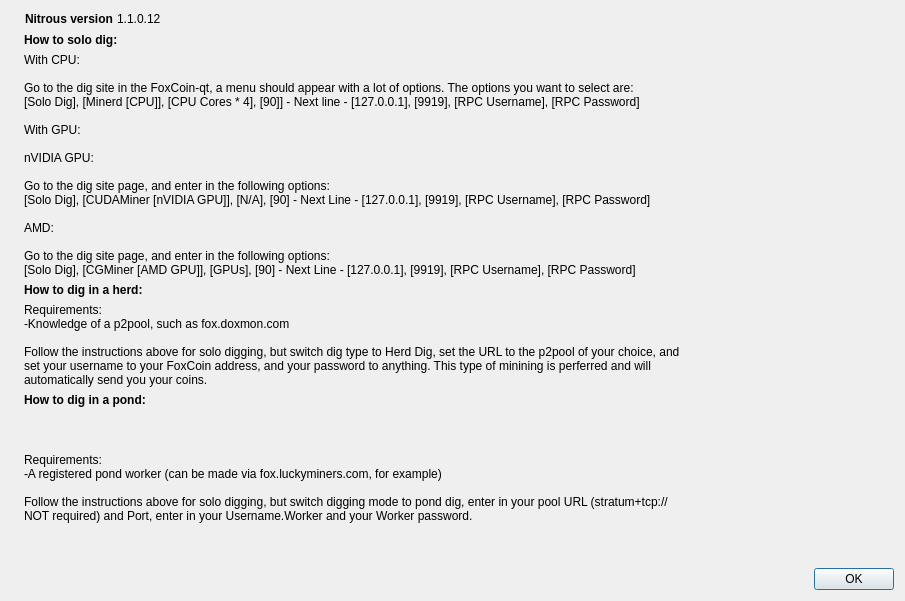
<?xml version="1.0" encoding="UTF-8"?>
<ui version="4.0">
 <class>tutoWriteDialog</class>
 <widget class="QDialog" name="tutoWriteDialog">
  <property name="geometry">
   <rect>
    <x>0</x>
    <y>0</y>
    <width>905</width>
    <height>601</height>
   </rect>
  </property>
  <property name="windowTitle">
   <string>How to mine FoxCoin</string>
  </property>
  <layout class="QHBoxLayout" name="horizontalLayout_2">
   <item>
    <widget class="QLabel" name="label_4">
     <property name="sizePolicy">
      <sizepolicy hsizetype="Preferred" vsizetype="Ignored">
       <horstretch>0</horstretch>
       <verstretch>0</verstretch>
      </sizepolicy>
     </property>
     <property name="pixmap">
      <pixmap resource="../bitcoin.qrc">:/images/about</pixmap>
     </property>
    </widget>
   </item>
   <item>
    <layout class="QVBoxLayout" name="verticalLayout_2">
     <item>
      <widget class="QFrame" name="frame">
       <property name="sizePolicy">
        <sizepolicy hsizetype="Fixed" vsizetype="Fixed">
         <horstretch>0</horstretch>
         <verstretch>0</verstretch>
        </sizepolicy>
       </property>
       <layout class="QHBoxLayout" name="horizontalLayout" stretch="0,0">
        <property name="spacing">
         <number>0</number>
        </property>
        <property name="sizeConstraint">
         <enum>QLayout::SetFixedSize</enum>
        </property>
        <property name="leftMargin">
         <number>1</number>
        </property>
        <property name="topMargin">
         <number>1</number>
        </property>
        <property name="rightMargin">
         <number>1</number>
        </property>
        <property name="bottomMargin">
         <number>1</number>
        </property>
        <item>
         <widget class="QLabel" name="label">
          <property name="sizePolicy">
           <sizepolicy hsizetype="Fixed" vsizetype="Fixed">
            <horstretch>0</horstretch>
            <verstretch>0</verstretch>
           </sizepolicy>
          </property>
          <property name="maximumSize">
           <size>
            <width>16777215</width>
            <height>267</height>
           </size>
          </property>
          <property name="cursor">
           <cursorShape>IBeamCursor</cursorShape>
          </property>
          <property name="text">
           <string>&lt;html&gt;&lt;head/&gt;&lt;body&gt;&lt;p&gt;&lt;span style=&quot; font-weight:600;&quot;&gt;Nitrous version &lt;/span&gt;&lt;/p&gt;&lt;/body&gt;&lt;/html&gt;</string>
          </property>
          <property name="textInteractionFlags">
           <set>Qt::LinksAccessibleByMouse|Qt::TextSelectableByKeyboard|Qt::TextSelectableByMouse</set>
          </property>
         </widget>
        </item>
        <item>
         <widget class="QLabel" name="versionLabel">
          <property name="sizePolicy">
           <sizepolicy hsizetype="Fixed" vsizetype="Fixed">
            <horstretch>0</horstretch>
            <verstretch>0</verstretch>
           </sizepolicy>
          </property>
          <property name="cursor">
           <cursorShape>IBeamCursor</cursorShape>
          </property>
          <property name="text">
           <string notr="true">1.1.0.12</string>
          </property>
          <property name="textFormat">
           <enum>Qt::RichText</enum>
          </property>
          <property name="textInteractionFlags">
           <set>Qt::LinksAccessibleByMouse|Qt::TextSelectableByKeyboard|Qt::TextSelectableByMouse</set>
          </property>
         </widget>
        </item>
       </layout>
      </widget>
     </item>
     <item>
      <widget class="QLabel" name="label_3">
       <property name="sizePolicy">
        <sizepolicy hsizetype="Minimum" vsizetype="Maximum">
         <horstretch>0</horstretch>
         <verstretch>0</verstretch>
        </sizepolicy>
       </property>
       <property name="text">
        <string>&lt;html&gt;&lt;head/&gt;&lt;body&gt;&lt;p&gt;&lt;span style=&quot; font-weight:600;&quot;&gt;How to solo dig:&lt;/span&gt;&lt;/p&gt;&lt;/body&gt;&lt;/html&gt;</string>
       </property>
      </widget>
     </item>
     <item>
      <widget class="QLabel" name="label_2">
       <property name="sizePolicy">
        <sizepolicy hsizetype="Minimum" vsizetype="Maximum">
         <horstretch>0</horstretch>
         <verstretch>0</verstretch>
        </sizepolicy>
       </property>
       <property name="text">
        <string>With CPU:

Go to the dig site in the FoxCoin-qt, a menu should appear with a lot of options. The options you want to select are:
[Solo Dig], [Minerd [CPU]], [CPU Cores * 4], [90]] - Next line - [127.0.0.1], [9919], [RPC Username], [RPC Password]

With GPU:

nVIDIA GPU:

Go to the dig site page, and enter in the following options:
[Solo Dig], [CUDAMiner [nVIDIA GPU]], [N/A], [90] - Next Line - [127.0.0.1], [9919], [RPC Username], [RPC Password] 

AMD:

Go to the dig site page, and enter in the following options:
[Solo Dig], [CGMiner [AMD GPU]], [GPUs], [90] - Next Line - [127.0.0.1], [9919], [RPC Username], [RPC Password]</string>
       </property>
       <property name="textInteractionFlags">
        <set>Qt::LinksAccessibleByMouse|Qt::TextSelectableByMouse</set>
       </property>
      </widget>
     </item>
     <item>
      <widget class="QLabel" name="label_7">
       <property name="sizePolicy">
        <sizepolicy hsizetype="Preferred" vsizetype="Maximum">
         <horstretch>0</horstretch>
         <verstretch>0</verstretch>
        </sizepolicy>
       </property>
       <property name="text">
        <string>&lt;html&gt;&lt;head/&gt;&lt;body&gt;&lt;p&gt;&lt;span style=&quot; font-weight:600;&quot;&gt;How to dig in a herd:&lt;/span&gt;&lt;/p&gt;&lt;/body&gt;&lt;/html&gt;</string>
       </property>
      </widget>
     </item>
     <item>
      <widget class="QLabel" name="label_8">
       <property name="sizePolicy">
        <sizepolicy hsizetype="Preferred" vsizetype="Maximum">
         <horstretch>0</horstretch>
         <verstretch>0</verstretch>
        </sizepolicy>
       </property>
       <property name="text">
        <string>Requirements:
-Knowledge of a p2pool, such as fox.doxmon.com

Follow the instructions above for solo digging, but switch dig type to Herd Dig, set the URL to the p2pool of your choice, and
set your username to your FoxCoin address, and your password to anything. This type of minining is perferred and will
automatically send you your coins.</string>
       </property>
      </widget>
     </item>
     <item>
      <widget class="QLabel" name="label_5">
       <property name="sizePolicy">
        <sizepolicy hsizetype="Preferred" vsizetype="Maximum">
         <horstretch>0</horstretch>
         <verstretch>0</verstretch>
        </sizepolicy>
       </property>
       <property name="text">
        <string>&lt;html&gt;&lt;head/&gt;&lt;body&gt;&lt;p&gt;&lt;span style=&quot; font-weight:600;&quot;&gt;How to dig in a pond:&lt;/span&gt;&lt;/p&gt;&lt;/body&gt;&lt;/html&gt;</string>
       </property>
      </widget>
     </item>
     <item>
      <widget class="QLabel" name="label_6">
       <property name="text">
        <string>Requirements:
-A registered pond worker (can be made via fox.luckyminers.com, for example)

Follow the instructions above for solo digging, but switch digging mode to pond dig, enter in your pool URL (stratum+tcp:// 
NOT required) and Port, enter in your Username.Worker and your Worker password.</string>
       </property>
      </widget>
     </item>
     <item>
      <widget class="QDialogButtonBox" name="buttonBox">
       <property name="orientation">
        <enum>Qt::Horizontal</enum>
       </property>
       <property name="standardButtons">
        <set>QDialogButtonBox::Ok</set>
       </property>
      </widget>
     </item>
    </layout>
   </item>
  </layout>
 </widget>
 <resources>
  <include location="../bitcoin.qrc"/>
 </resources>
 <connections>
  <connection>
   <sender>buttonBox</sender>
   <signal>accepted()</signal>
   <receiver>tutoWriteDialog</receiver>
   <slot>accept()</slot>
   <hints>
    <hint type="sourcelabel">
     <x>360</x>
     <y>308</y>
    </hint>
    <hint type="destinationlabel">
     <x>157</x>
     <y>274</y>
    </hint>
   </hints>
  </connection>
  <connection>
   <sender>buttonBox</sender>
   <signal>rejected()</signal>
   <receiver>tutoWriteDialog</receiver>
   <slot>reject()</slot>
   <hints>
    <hint type="sourcelabel">
     <x>428</x>
     <y>308</y>
    </hint>
    <hint type="destinationlabel">
     <x>286</x>
     <y>274</y>
    </hint>
   </hints>
  </connection>
 </connections>
</ui>
